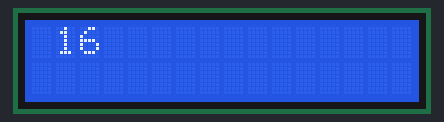
This sketch was run on a simulated Arduino Uno, built with avr-gcc and run on an emulated ATmega328P. On the bench: 16×2 character LCD.

Above: at 0.13 s.
At 0.73 s:
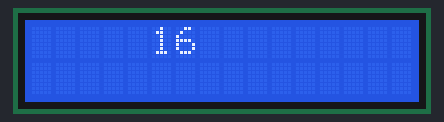
At 1.18 s:
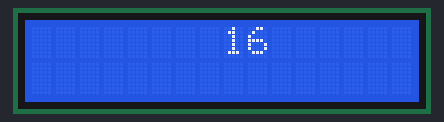
At 1.78 s:
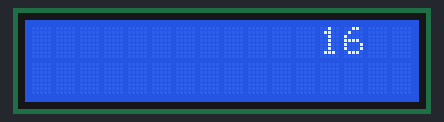
At 2.4 s:
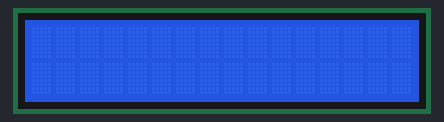
At 6.59 s:
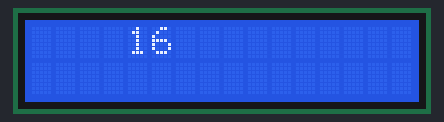

The sketch:

nomor3.ino
```cpp
#include <LiquidCrystal.h>
LiquidCrystal lcd(12, 11, 5, 4,3, 2);

void setup(){
  lcd.begin(16, 2);
  lcd.print("16");
}

void loop(){
  for (int posisi = 0;posisi < 13;posisi++){
    lcd.scrollDisplayRight();
    delay(150);
  }
}
```

Measured:
- by itself, everything shown: repeats every 6.0 s, in 18 steps
- what the display in image 4 shows lasts 3.5 s, from 2.3 s to 5.8 s
